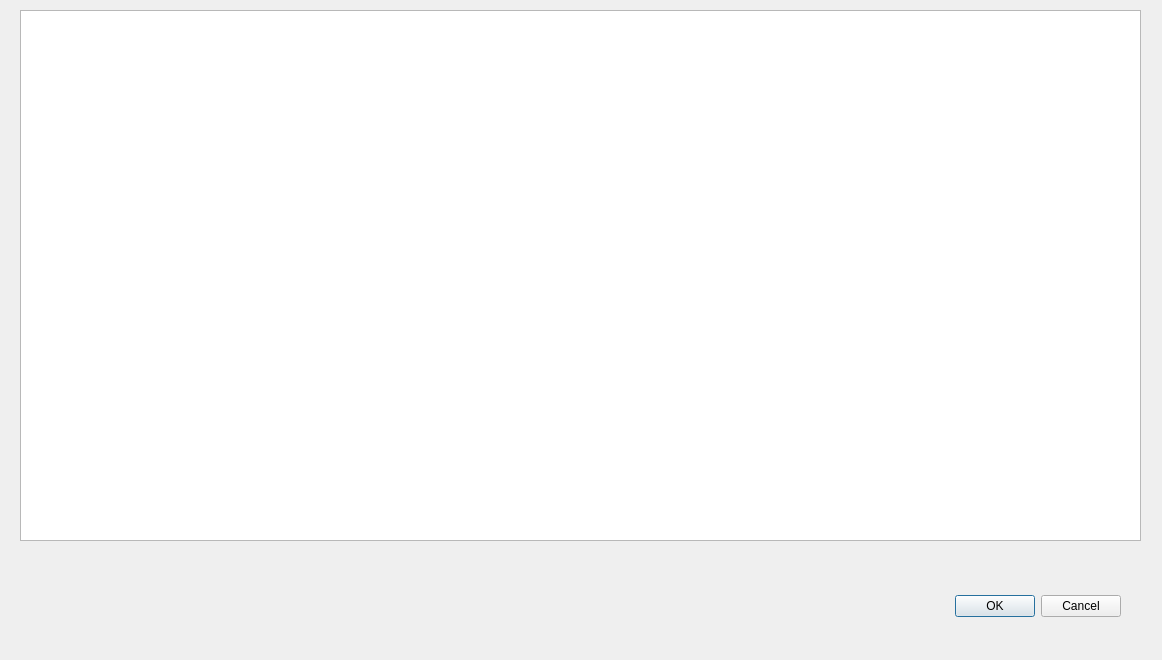
<?xml version="1.0" encoding="UTF-8"?>
<ui version="4.0">
 <class>profileViewerDialogBase</class>
 <widget class="QDialog" name="profileViewerDialogBase">
  <property name="geometry">
   <rect>
    <x>0</x>
    <y>0</y>
    <width>1162</width>
    <height>660</height>
   </rect>
  </property>
  <property name="windowTitle">
   <string>Profile Viewer</string>
  </property>
  <widget class="QDialogButtonBox" name="button_box">
   <property name="geometry">
    <rect>
     <x>780</x>
     <y>590</y>
     <width>341</width>
     <height>32</height>
    </rect>
   </property>
   <property name="orientation">
    <enum>Qt::Horizontal</enum>
   </property>
   <property name="standardButtons">
    <set>QDialogButtonBox::Cancel|QDialogButtonBox::Ok</set>
   </property>
  </widget>
  <widget class="QGraphicsView" name="graphicsView">
   <property name="geometry">
    <rect>
     <x>20</x>
     <y>10</y>
     <width>1121</width>
     <height>531</height>
    </rect>
   </property>
  </widget>
 </widget>
 <resources/>
 <connections>
  <connection>
   <sender>button_box</sender>
   <signal>accepted()</signal>
   <receiver>profileViewerDialogBase</receiver>
   <slot>accept()</slot>
   <hints>
    <hint type="sourcelabel">
     <x>20</x>
     <y>20</y>
    </hint>
    <hint type="destinationlabel">
     <x>20</x>
     <y>20</y>
    </hint>
   </hints>
  </connection>
  <connection>
   <sender>button_box</sender>
   <signal>rejected()</signal>
   <receiver>profileViewerDialogBase</receiver>
   <slot>reject()</slot>
   <hints>
    <hint type="sourcelabel">
     <x>20</x>
     <y>20</y>
    </hint>
    <hint type="destinationlabel">
     <x>20</x>
     <y>20</y>
    </hint>
   </hints>
  </connection>
 </connections>
</ui>
